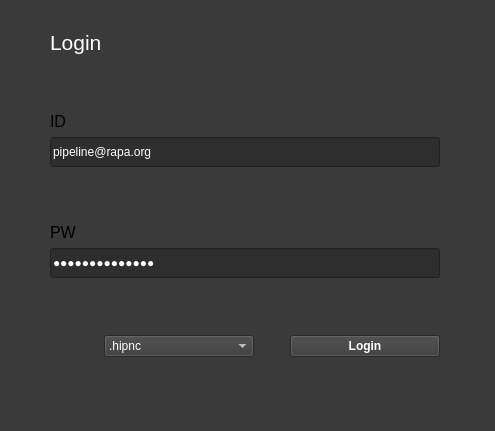
<?xml version="1.0" encoding="UTF-8"?>
<ui version="4.0">
 <class>MainWindow</class>
 <widget class="QMainWindow" name="MainWindow">
  <property name="geometry">
   <rect>
    <x>0</x>
    <y>0</y>
    <width>495</width>
    <height>431</height>
   </rect>
  </property>
  <property name="windowTitle">
   <string>MainWindow</string>
  </property>
  <property name="styleSheet">
   <string notr="true">background-color: rgb(58, 58, 58);</string>
  </property>
  <widget class="QWidget" name="centralwidget">
   <property name="sizePolicy">
    <sizepolicy hsizetype="Fixed" vsizetype="Preferred">
     <horstretch>0</horstretch>
     <verstretch>0</verstretch>
    </sizepolicy>
   </property>
   <widget class="QWidget" name="layoutWidget">
    <property name="geometry">
     <rect>
      <x>0</x>
      <y>0</y>
      <width>490</width>
      <height>387</height>
     </rect>
    </property>
    <layout class="QVBoxLayout" name="verticalLayout_7">
     <property name="leftMargin">
      <number>50</number>
     </property>
     <property name="topMargin">
      <number>30</number>
     </property>
     <property name="rightMargin">
      <number>50</number>
     </property>
     <property name="bottomMargin">
      <number>30</number>
     </property>
     <item>
      <widget class="QLabel" name="label">
       <property name="font">
        <font>
         <pointsize>16</pointsize>
         <weight>50</weight>
         <bold>false</bold>
        </font>
       </property>
       <property name="styleSheet">
        <string notr="true">color: rgb(255, 255, 255);</string>
       </property>
       <property name="text">
        <string>Login</string>
       </property>
      </widget>
     </item>
     <item>
      <spacer name="verticalSpacer_19">
       <property name="orientation">
        <enum>Qt::Vertical</enum>
       </property>
       <property name="sizeHint" stdset="0">
        <size>
         <width>20</width>
         <height>40</height>
        </size>
       </property>
      </spacer>
     </item>
     <item>
      <widget class="QLabel" name="label_20">
       <property name="font">
        <font>
         <pointsize>12</pointsize>
        </font>
       </property>
       <property name="text">
        <string>ID</string>
       </property>
      </widget>
     </item>
     <item>
      <widget class="QLineEdit" name="input_id">
       <property name="sizePolicy">
        <sizepolicy hsizetype="Expanding" vsizetype="Fixed">
         <horstretch>0</horstretch>
         <verstretch>0</verstretch>
        </sizepolicy>
       </property>
       <property name="minimumSize">
        <size>
         <width>0</width>
         <height>30</height>
        </size>
       </property>
       <property name="styleSheet">
        <string notr="true">background-color: rgb(46, 46, 46);
color: rgb(255, 255, 255);</string>
       </property>
       <property name="text">
        <string>pipeline@rapa.org</string>
       </property>
      </widget>
     </item>
     <item>
      <spacer name="verticalSpacer_20">
       <property name="orientation">
        <enum>Qt::Vertical</enum>
       </property>
       <property name="sizeHint" stdset="0">
        <size>
         <width>20</width>
         <height>40</height>
        </size>
       </property>
      </spacer>
     </item>
     <item>
      <widget class="QLabel" name="label_21">
       <property name="font">
        <font>
         <pointsize>12</pointsize>
        </font>
       </property>
       <property name="text">
        <string>PW</string>
       </property>
      </widget>
     </item>
     <item>
      <widget class="QLineEdit" name="input_pw">
       <property name="minimumSize">
        <size>
         <width>0</width>
         <height>30</height>
        </size>
       </property>
       <property name="styleSheet">
        <string notr="true">background-color: rgb(46, 46, 46);
color: rgb(255, 255, 255);</string>
       </property>
       <property name="text">
        <string>netflixacademy</string>
       </property>
       <property name="echoMode">
        <enum>QLineEdit::PasswordEchoOnEdit</enum>
       </property>
      </widget>
     </item>
     <item>
      <spacer name="verticalSpacer_21">
       <property name="orientation">
        <enum>Qt::Vertical</enum>
       </property>
       <property name="sizeHint" stdset="0">
        <size>
         <width>20</width>
         <height>40</height>
        </size>
       </property>
      </spacer>
     </item>
     <item>
      <layout class="QHBoxLayout" name="horizontalLayout_7">
       <item>
        <spacer name="horizontalSpacer_13">
         <property name="orientation">
          <enum>Qt::Horizontal</enum>
         </property>
         <property name="sizeHint" stdset="0">
          <size>
           <width>40</width>
           <height>20</height>
          </size>
         </property>
        </spacer>
       </item>
       <item>
        <widget class="QComboBox" name="hipbox">
         <property name="minimumSize">
          <size>
           <width>150</width>
           <height>0</height>
          </size>
         </property>
         <property name="styleSheet">
          <string notr="true">color: rgb(255, 255, 255);</string>
         </property>
         <item>
          <property name="text">
           <string>.hipnc</string>
          </property>
         </item>
         <item>
          <property name="text">
           <string>.hip</string>
          </property>
         </item>
         <item>
          <property name="text">
           <string>.hiplc</string>
          </property>
         </item>
        </widget>
       </item>
       <item>
        <spacer name="horizontalSpacer_14">
         <property name="orientation">
          <enum>Qt::Horizontal</enum>
         </property>
         <property name="sizeType">
          <enum>QSizePolicy::Fixed</enum>
         </property>
         <property name="sizeHint" stdset="0">
          <size>
           <width>30</width>
           <height>20</height>
          </size>
         </property>
        </spacer>
       </item>
       <item>
        <widget class="QPushButton" name="login_btn">
         <property name="sizePolicy">
          <sizepolicy hsizetype="Minimum" vsizetype="Minimum">
           <horstretch>0</horstretch>
           <verstretch>0</verstretch>
          </sizepolicy>
         </property>
         <property name="minimumSize">
          <size>
           <width>150</width>
           <height>0</height>
          </size>
         </property>
         <property name="font">
          <font>
           <weight>75</weight>
           <bold>true</bold>
          </font>
         </property>
         <property name="styleSheet">
          <string notr="true">color: rgb(255, 255, 255);</string>
         </property>
         <property name="text">
          <string>Login</string>
         </property>
        </widget>
       </item>
      </layout>
     </item>
    </layout>
   </widget>
  </widget>
  <widget class="QMenuBar" name="menubar">
   <property name="geometry">
    <rect>
     <x>0</x>
     <y>0</y>
     <width>495</width>
     <height>22</height>
    </rect>
   </property>
  </widget>
  <widget class="QStatusBar" name="statusbar"/>
  <action name="actiontest">
   <property name="text">
    <string>test</string>
   </property>
  </action>
 </widget>
 <resources/>
 <connections/>
</ui>
